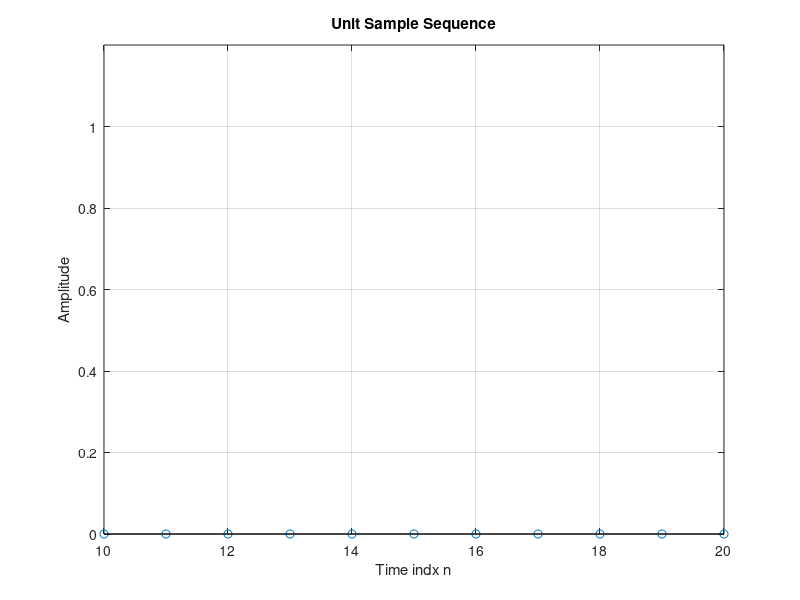

Recreate this plot in MATLAB.
%%%
% Name : 用Matlab产生并画出单位抽样序列δ(n)
% Date : 2023-05-18
%%%

% 确定横坐标的显示范围
n = -10:20;

% 确定与横坐标匹配的δ(n)
delta = [zeros(1, 10) 1 zeros(1, 20)];
%%%
% Fuction: zeros()
% zeros(m, n) 产生一个 m*n 的全零矩阵
%%%

% 画出δ(n)
stem(n, delta);

% 图中显示网格
grid on;

% 设置横纵坐标的标识
xlabel('Time indx n');
ylabel('Amplitude');

% 设置图名
title('Unit Sample Sequence');

% 调整坐标显示范围
axis([10 20 0 1.2]);
%%%
% Fuction: axis()
% axis([minX maxX minY maxY]) 分别对应设置横纵左边的最大最小值
%%%

%%%
% END
%%%

